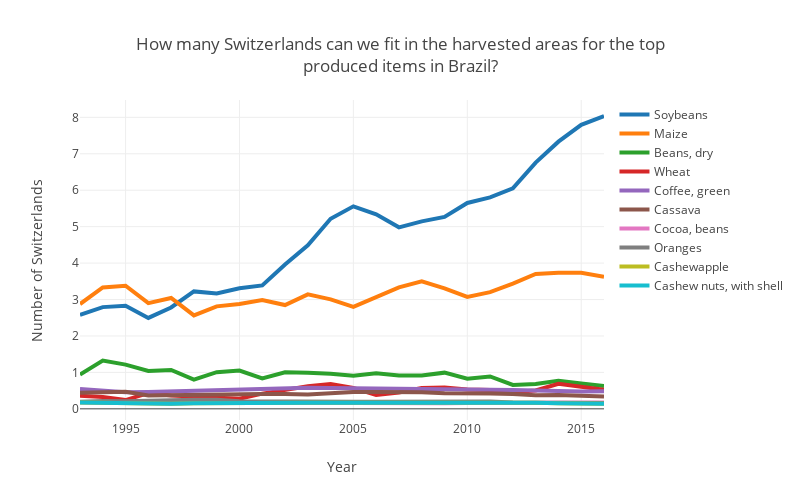

This figure's notebook cell:
### Code cell
import plotly.graph_objects as go
years = [str(year) for year in range(1993, 2017)] 
fig = go.Figure()
items = df_prod_area_brazil['Item']
for i in range(0, 10):
    fig.add_trace(go.Scatter(x=years, y= df_prod_area_brazil.iloc[i][years]/100/41285, mode='lines', name=items[i], line = dict(width=4)))
fig.update_layout(title='How many Switzerlands can we fit in the harvested areas for the top<br>produced items in Brazil?',
                   xaxis_title='Year',
                   yaxis_title='Number of Switzerlands',
                  template=draft_template,
                  width=800,
                 height=500)
